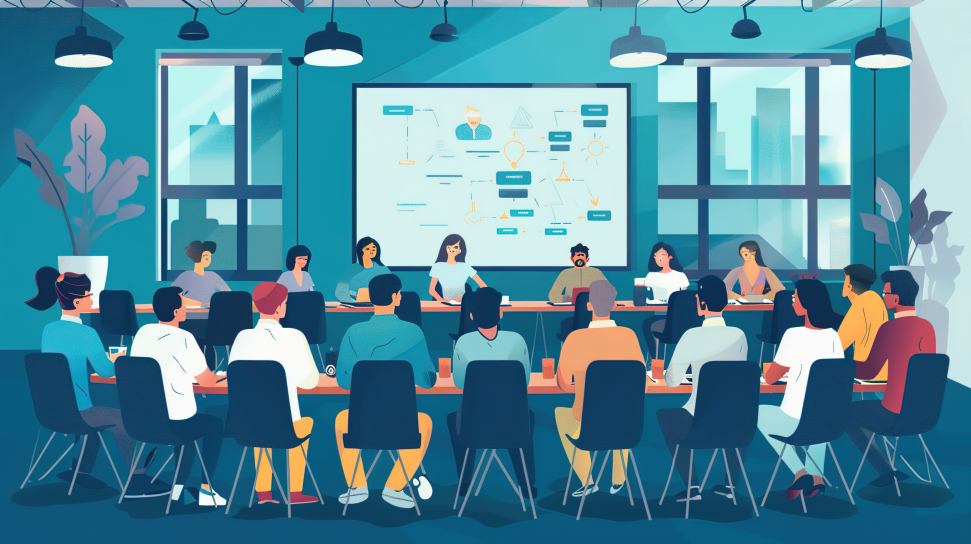
#> input picture front/src/assets/15865f934ab758621710830763.jpg, 2912 x 1632 px (shown at 1/3 size)
$ python -i engine.py   (imports and definitions only)   (older library calls are emulated)
#> lines starting #> are read from the running program, lines starting #| are printed output that depends on the picture
"""无数据库、无文件写入的人脸计算模块；OpenCV 对象由调用方串行使用。"""
import base64
import binascii
import hashlib
import io
import json
from pathlib import Path
import cv2
import numpy as np
from PIL import Image, UnidentifiedImageError

ROOT = Path(__file__).resolve().parents[1]
MODEL_VERSION = 'sface-2021dec-yunet-2023mar-v1'

class FaceError(Exception):
    def __init__(self, code: str, message: str, status: int = 422):
        self.code, self.message, self.status = code, message, status

# [35 lines left out: functions decode_image, validate_embeddings, not called in this run]

class FaceEngine:
    def __init__(self, models_dir: Path = ROOT / 'models'):
        manifest = json.loads((ROOT / 'models/manifest.json').read_text(encoding='utf-8'))
        buffers = []
        for model in manifest['models']:
            path = models_dir / model['name']
            if not path.is_file() or path.stat().st_size != model['size']:
                raise FaceError('MODELS_NOT_READY', '本地识别模型缺失或校验失败，请先准备模型', 503)
            raw = path.read_bytes()
            if hashlib.sha256(raw).hexdigest() != model['sha256']:
                raise FaceError('MODELS_NOT_READY', '本地识别模型缺失或校验失败，请先准备模型', 503)
            buffers.append(np.frombuffer(raw, dtype=np.uint8))
        cv2.setNumThreads(2)
        # Windows 下 OpenCV 文件入口无法可靠读取中文路径；Python 读取并校验后传内存。
        empty_config = np.empty(0, dtype=np.uint8)
        self.detector = cv2.FaceDetectorYN.create('onnx', buffers[0], empty_config, (320, 320), 0.9, 0.3, 5000)
        self.recognizer = cv2.FaceRecognizerSF.create('onnx', buffers[1], empty_config)

    # [48 lines left out: functions extract_one, enroll, compare, not called in this run]

>>> import cv2
>>> picture = cv2.imread('../../front/src/assets/15865f934ab758621710830763.jpg', cv2.IMREAD_GRAYSCALE)
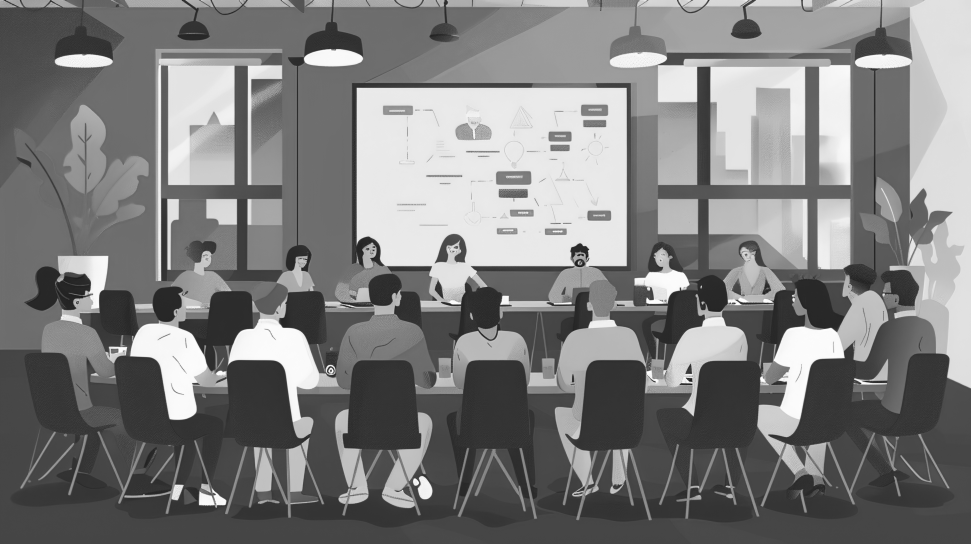
#> picture: shape (1632, 2912) (shown at 1/3 size); min 7, max 255, mean 125.8
#> (the run stopped early here; a loop or call above may not have finished)
